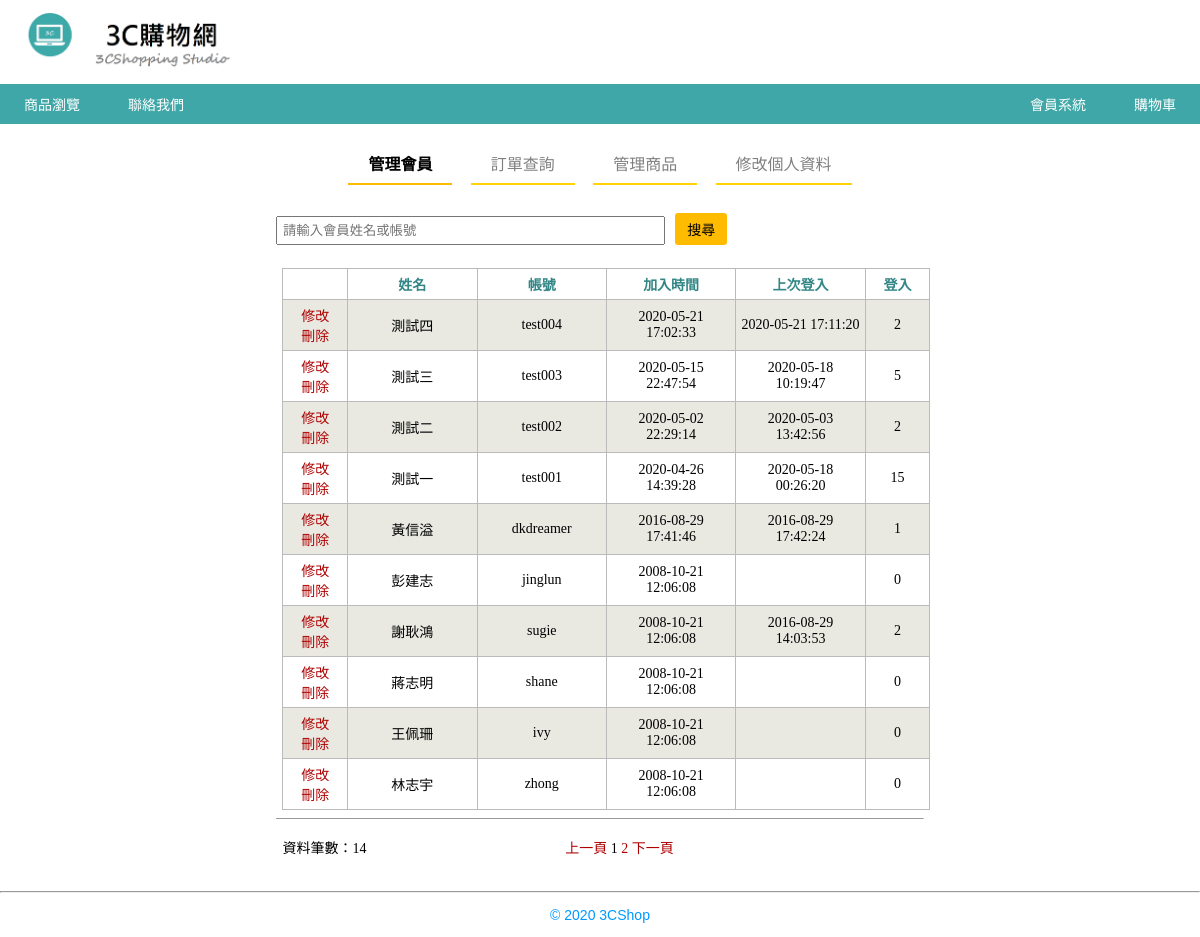
Page /member/admin_memberdata.php (signed in) on the committed database.
### tables this page shows
CREATE TABLE `memberdata` (
  `m_id` int(11) NOT NULL,
  `m_name` varchar(20) NOT NULL,
  `m_username` varchar(20) NOT NULL,
  `m_passwd` varchar(100) NOT NULL,
  `m_sex` enum('男','女') NOT NULL,
  `m_birthday` date DEFAULT NULL,
  `m_level` enum('admin','member') NOT NULL DEFAULT 'member',
  `m_email` varchar(100) DEFAULT NULL,
  `m_phone` varchar(100) NOT NULL,
  `m_address` varchar(100) NOT NULL,
  `m_login` int(11) UNSIGNED NOT NULL DEFAULT 0,
  `m_logintime` datetime DEFAULT NULL,
  `m_jointime` datetime NOT NULL
);

### member/admin_memberdata.php (the view, shortened to what this page needs)
<?php
require_once("../connMysql.php");
$query_RecAdmin = "SELECT m_id, m_name, m_logintime FROM memberdata WHERE m_username=?";
$stmt=$db_link->prepare($query_RecAdmin);
$stmt->bind_param("s", $_SESSION["loginMember"]);
$stmt->execute();
$stmt->bind_result($mid, $mname, $mlogintime);
$pageRow_records = 10;
$num_pages = 1;
$startRow_records = ($num_pages -1) * $pageRow_records;
$query_RecMember = "SELECT * FROM memberdata WHERE m_level<>'admin'";
$query_RecMember.=" ORDER BY m_jointime DESC";
$query_limit_RecMember = $query_RecMember." LIMIT {$startRow_records}, {$pageRow_records}";
$RecMember = $db_link->query($query_limit_RecMember);
$all_RecMember = $db_link->query($query_RecMember);
$total_records = $all_RecMember->num_rows;
?>
<html>
<head>
<link href="../css/member_style.css" rel="stylesheet" type="text/css">
<link href="../css/catalogstyle.css" rel="stylesheet" type="text/css" >
</head>
<body>
<nav class="navbar">
</nav>
<div class="box-large">
<div class="catalog">
<ul class="catalogbar">
  <li class="catalog-item catalog-active"><a href="admin_memberdata.php">管理會員</a></li>
  <li class="catalog-item"><a href="admin_center.php">訂單查詢</a></li>
  <li class="catalog-item"><a href="admin_productdata.php">管理商品</a></li>
  <li class="catalog-item"><a href="admin_update.php?id=<?php echo $mid;?>">修改個人資料</a></li>
</ul>
</div>
<div class="content" >
	<form action="admin_memberdata.php" method="get">
	<input type="text" name="keyword" placeholder="請輸入會員姓名或帳號" >
	<input type="submit" value="搜尋">
	</form>
	<table class="table-list" >
		<tr>
			<th width="10%" >&nbsp;</th>
			<th width="20%" ><p>姓名</p></th>
			<th width="20%" ><p>帳號</p></th>
			<th width="20%" ><p>加入時間</p></th>
			<th width="20%" ><p>上次登入</p></th>
			<th width="10%" ><p>登入</p></th>
        </tr>
		<?php while($row_RecMember=$RecMember->fetch_assoc()){ ?>
        <tr>
          <td width="10%" ><p><a href="admin_update.php?id=<?php echo $row_RecMember["m_id"];?>">修改</a><br>
                <a href="?action=delete&id=<?php echo $row_RecMember["m_id"];?>" onClick="return deletesure();">刪除</a></p></td>
            <td width="20%" ><p><?php echo $row_RecMember["m_name"];?></p></td>
            <td width="20%" ><p><?php echo $row_RecMember["m_username"];?></p></td>
            <td width="20%" ><p><?php echo $row_RecMember["m_jointime"];?></p></td>
            <td width="20%" ><p><?php echo $row_RecMember["m_logintime"];?></p></td>
            <td width="10%" ><p><?php echo $row_RecMember["m_login"];?></p></td>
            </tr>
		<?php }?>
    </table>
	<hr size="1" />
        <table class="pageDiv">
			<tr>
              <td ><p>資料筆數：<?php echo $total_records;?></p></td>
              <td ><p>
                <?php
				include("../pagenav.php");?>
              </p></td>
            </tr>
        </table>
</div></div>
<div class="trademark">
	<hr/>
	<p>&copy <?php echo date("Y"); ?> 3CShop</p>
</div>
</body>
</html>

### css/member_style.css (style rules this page uses)
body { font-family:微軟正黑體; }
p:not(.heading) { font-size:14px; }
div.content a { color: #AE0000; font-size:14px; text-decoration:none; }
div.content { width:90%; margin: auto; }
input[type=button], input[type=submit],input[type=reset],.button { background-color: #FFBB00; border: none; border-radius: 3px; color: black; padding: 6px 12px; text-align: center; text-decoration: none; display: inline-flex; justify-content: space-around; font-size: 14px; margin: 1%; cursor: pointer; font-family:微軟正黑體; }
div.box-large { width:60%; margin: auto; padding:1%; }
table.table-list th { padding:5px; }
input[type=text] { width:60%; padding:5px 5px; }
table { margin:1%; border-collapse: collapse; width:100%; }
th { color:#328686; font-weight:bold; vertical-align:top; }
table.table-list th ,table.table-list td { border:0.5px solid #BBBBBB; text-align:center; padding:5px; }
.trademark { text-align:center; }
.pageDiv td,th { padding:10px 0px; }
.trademark { font-family: Verdana, Arial, Helvetica, sans-serif; font-size: 8pt; color: #0099FF; }

### css/catalogstyle.css (style rules this page uses)
.catalog { margin:0; padding:1% 0 0 0; }
ul.catalogbar { list-style-type: none; margin:0; padding:0; overflow: hidden; margin-bottom:3%; text-align:center; }
li.catalog-item { display: inline-block; border-bottom:2.5px solid #FFD306 ; margin: 0 1% 0 1%; }
li.catalog-active { border-bottom:2.5px solid #FFBB00 ; }
li.catalog-active a { color: black; font-weight:bold; }
.catalog-item a { color: grey; text-decoration: none; display: inline-block; padding: 8px 20px; }

### css/nav_style.css (style rules this page uses)
body { margin:0; }
img { padding:1%; }
.nav ul { list-style-type: none; margin: 0; padding: 0; overflow: hidden; background-color: #3FA7A7 ; }
.nav li { float: left; font-family:微軟正黑體; font-size:14px; }
li a, .dropbtn { display: inline-block; color: white; text-align: center; padding: 10px 24px; text-decoration: none; }
li.dropdown { display: inline-block; }
.nav li a { color:white; }
.right li { float: right; }

### rows in the picture
memberdata: m_name "測試四", m_username "test004", m_jointime "2020-05-21 17:02:33", m_logintime "2020-05-21 17:11:20", m_login "2"
memberdata: m_name "測試三", m_username "test003", m_jointime "2020-05-15 22:47:54", m_logintime "2020-05-18 10:19:47", m_login "5"
memberdata: m_name "測試二", m_username "test002", m_jointime "2020-05-02 22:29:14", m_logintime "2020-05-03 13:42:56", m_login "2"
memberdata: m_name "測試一", m_username "test001", m_jointime "2020-04-26 14:39:28", m_logintime "2020-05-18 00:26:20", m_login "15"
memberdata: m_name "黃信溢", m_username "dkdreamer", m_jointime "2016-08-29 17:41:46", m_logintime "2016-08-29 17:42:24", m_login "1"
memberdata: m_name "彭建志", m_username "jinglun", m_jointime "2008-10-21 12:06:08", m_login "0"
memberdata: m_name "謝耿鴻", m_username "sugie", m_jointime "2008-10-21 12:06:08", m_logintime "2016-08-29 14:03:53", m_login "2"
memberdata: m_name "蔣志明", m_username "shane", m_jointime "2008-10-21 12:06:08", m_login "0"
memberdata: m_name "王佩珊", m_username "ivy", m_jointime "2008-10-21 12:06:08", m_login "0"
memberdata: m_name "林志宇", m_username "zhong", m_jointime "2008-10-21 12:06:08", m_login "0"

### other values in the picture
$total_records "14"
